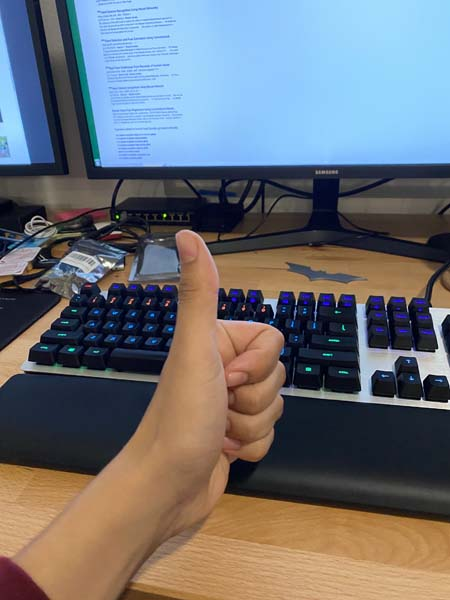
#> input picture Machine Learning/Test/ThumbUp/IMG_0291.jpg, 450 x 600 px, given in place of the camera
$ python CameraTest.py   (older library calls are emulated)
#> lines starting #> are read from the running program, lines starting #| are printed output that depends on the picture; after the words box and inside, x2 and y2 are one past the last pixel; in counts of white or black regions, pixels touching at a corner belong together
import numpy as np
import cv2 as cv

# Camera setup
cap = cv.VideoCapture(0)
cap.set(cv.CAP_PROP_BRIGHTNESS, 0.5)
font = cv.FONT_HERSHEY_SIMPLEX


while(True):
    # Capture frame-by-frame
    ret, frame = cap.read()
#> frame is the input picture: shape (600, 450, 3); mean B, G, R 115.5, 110.6, 108.6

    #Get frame center
    cx = 320
    cy = 240

    frame_hsv = cv.cvtColor(frame, cv.COLOR_BGR2HSV)
#> frame_hsv: shape (600, 450, 3); mean H, S, V 72.3, 110.2, 142.3
    #thresh = cv.inRange(frame_hsv, (110, 80, 100), (200, 250, 250))
    thresh = cv.inRange(frame_hsv, (30, 30, 120), (90, 120, 210))
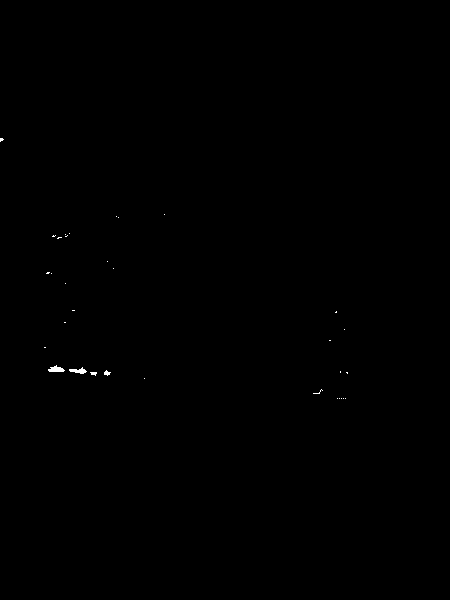
#> thresh: shape (600, 450); 0.1% white; 33 white regions (30 under 20 px)
    image, contours, hierarchy = cv.findContours(thresh, cv.RETR_TREE, cv.CHAIN_APPROX_SIMPLE)
#> contours = 33 contours, 31 with area under 20; largest, box (x1, y1, x2, y2) and area: (48, 365, 65, 372) 56, (69, 367, 87, 374) 47

    # Filter out contours with fewer than 4 points
    cnts = []
    mnts = []
    for cnt in contours:
        area = cv.contourArea(cnt)
        if area > 150:
            # print(area)
            cnts.append(cnt)
            M = cv.moments(cnt)
            mx = int(M['m10']/M['m00'])
            my = int(M['m01']/M['m00'])
            mnts.append([mx,my])
#> this loop made 33 passes
#> area on passes 12 to 13: 47, 56
#> after the loop, cnts = []; mnts = []

    frame = cv.drawContours(frame, cnts, -1, (255, 255, 0), 3)

    for mnt in mnts:
        mx = mnt[0]
        my = mnt[1]
        frame = cv.circle(frame, (mx, my), 3, (0, 0, 255), -1, cv.LINE_AA)
        frame = cv.putText(frame, 'Tracked Point', (mx - 130, my- 90), font, 1.0, (0, 255, 0), 2, cv.LINE_AA)
#> this loop made 0 passes

    frame = cv.circle(frame, (cx, cy), 2, (0, 255, 0))
#> frame: shape (600, 450, 3); under 0.01% of pixels changed, all inside (x1, y1, x2, y2) = (318, 238, 323, 243)

    print(frame_hsv[cy, cx])
#| [111  48  53]

    # Display the resulting frame
    cv.imshow('frame', frame)
    cv.imshow('Threshold', thresh)
    if cv.waitKey(1) & 0xFF == ord('q'):
#> (key q is pressed here)
        break

# When everything done, release the capture
cap.release()
cv.destroyAllWindows()
